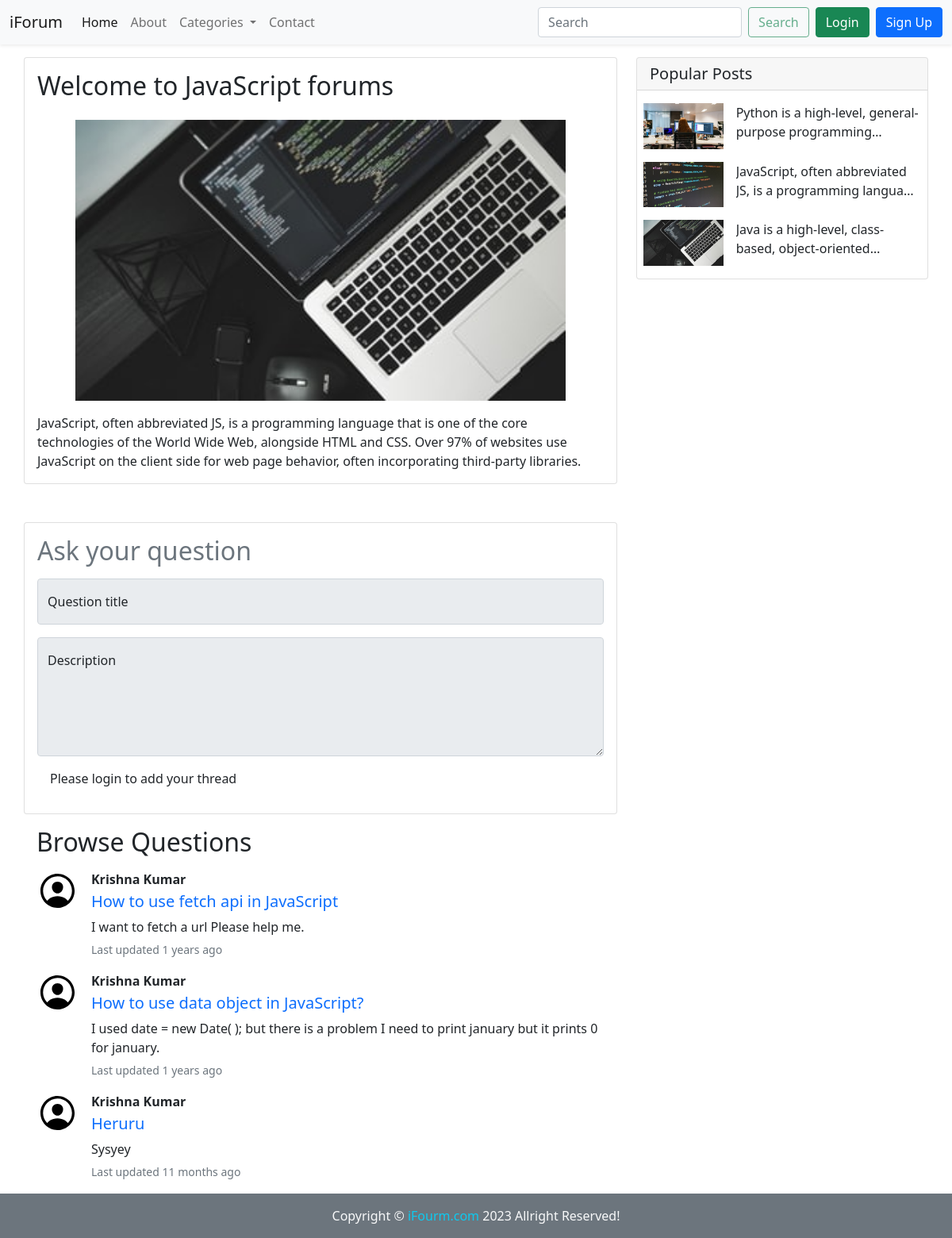
The page /threadlist.php?catid=javascript on the database its author committed.
### tables this page shows
CREATE TABLE `categories` (
  `sno` int(11) NOT NULL,
  `category_id` varchar(255) NOT NULL,
  `category_name` varchar(255) NOT NULL,
  `category_description` text NOT NULL,
  `category_created` datetime NOT NULL DEFAULT current_timestamp()
);

CREATE TABLE `threads` (
  `thread_id` int(11) NOT NULL,
  `thread_title` varchar(255) NOT NULL,
  `thread_desc` text NOT NULL,
  `thread_cat_id` varchar(255) NOT NULL,
  `thread_user_id` varchar(255) NOT NULL,
  `date` datetime NOT NULL DEFAULT current_timestamp()
);

CREATE TABLE `myusers` (
  `sno` int(11) NOT NULL,
  `first_name` varchar(16) NOT NULL,
  `last_name` varchar(16) NOT NULL,
  `email` varchar(55) NOT NULL,
  `password` varchar(255) NOT NULL,
  `date` datetime NOT NULL DEFAULT current_timestamp()
);

### threadlist.php (the view, shortened to what this page needs)
<!DOCTYPE html>
<html lang="en">
<head>
    <link href="https://cdn.jsdelivr.net/npm/bootstrap@5.1.3/dist/css/bootstrap.min.css" rel="stylesheet">
</head>
<body>
    <?php include "partials/_header.php" ?>
    <div class="container">
        <div class="row my-3">
            <div id="main" class="col-lg-8 ps-lg-0 mb-3 mb-lg-0">
                <?php
                $page_not_found = true;
                ?>
                <div class="card">
                    <div class="card-body">
                        <?php
                        if (isset($_GET["catid"])) {
                            $categoryId = $_GET["catid"];
                            if ($conn) {
                                $singleSql = "SELECT * FROM `categories` WHERE `category_id` = '$categoryId'";
                                $singleResult = mysqli_query($conn, $singleSql);
                                if ($singleResult) {
                                    $num = mysqli_num_rows($singleResult);
                                    if ($num === 1) {
                                        $page_not_found = false;
                                        $row = mysqli_fetch_assoc($singleResult);
                                        echo '<h2 class="card-title">Welcome to ' . $row["category_name"] . ' forums</h2>
                                        <img src="img/category/' . strtolower($row["category_name"]) . '.jpg" class="card-img-top px-md-5 my-3 " alt="...">
                                        <p class="card-text">' . $row["category_description"] . '</p>';
                                    } else {
                                        $page_not_found = true;
                                        echo "Page not found";
                                    }
                                }
                            }
                        }
                        ?>
                    </div>
                </div>
                <?php
                if(!$page_not_found){
                echo '<div class="card mt-5">
                        <div class="card-body">';
                    if(isset($_SESSION["logedin"]) && $_SESSION["logedin"] === true){
                        echo '<h2 class="cark-title mb-3">Ask your question</h2>';
                        echo '
                        <form method="POST">
                            <div class="form-floating mb-3">
                                <input type="text" class="form-control" name="threadTitle" id="threadTitle" placeholder="Question title">
                                <label for="threadTitle">Question title</label>
                            </div>
                            <div class="form-floating mb-3">
                                <textarea class="form-control" placeholder="Leave a comment here" name="threadDesc" id="threadDesc" style="height: 150px;"></textarea>
                                <label for="threadDesc">Description</label>
                            </div>
                            <input type="hidden" name="threadCatId" value="'.$_GET["catid"].'"></input>
                            <button type="submit" class="btn btn-primary">Submit</button>
                        </form>';
                    }
                    else{
                        echo '<h2 class="cark-title mb-3 text-muted">Ask your question</h2>';
                        echo '
                        <fieldset disabled>
                            <form>
                                <div class="form-floating mb-3">
                                    <input type="text" class="form-control" name="threadTitle" id="threadTitle" placeholder="Question title">
                                    <label for="threadTitle">Question title</label>
                                </div>
                                <div class="form-floating mb-3">
                                    <textarea class="form-control" placeholder="Leave a comment here" name="threadDesc" id="threadDesc" style="height: 150px;"></textarea>
                                    <label for="threadDesc">Description</label>
                                </div>
                            <p class="px-3">Please login to add your thread</p>
                            </form>
                        </fieldset>';
                    }
                echo '</div>
                </div>';
                }
                ?>
                <?php
                if (!$page_not_found) {
                    echo
                    '<div class="px-3">
                        <h2 class="mt-3">Browse Questions</h2>
                        <div class="thread_comments">
                            <style>.thread_comments .mb-3:last-child {margin-bottom: 0 !important;}</style>';
                        if ($conn) {
                            $threadSql = "SELECT * FROM `threads` WHERE `thread_cat_id` = '$categoryId'";
                            $threadResult = mysqli_query($conn, $threadSql);
                            if ($threadResult) {
                                if (mysqli_num_rows($threadResult) >= 1) {
                                    while ($row = mysqli_fetch_assoc($threadResult)) {
                                        $start_date = new DateTime($row["date"]);
                                        $since_start = $start_date->diff(new DateTime(date("Y-m-d H:i:s")));
                                        $when_posted = "";
                                        $commentTime = strtotime($row["date"]);
                                        $currnetTime = strtotime(date("Y-m-d H:i:s"));
                                        $diffInSeconds = $currnetTime - $commentTime;
                                        if($diffInSeconds < 60){
                                            $when_posted = "Last updated " . $since_start->s.' seconds ago';
                                        }
                                        else if ($diffInSeconds < 3600){
                                            $when_posted = "Last updated " . $since_start->i.' minutes ago';
                                        }
                                        else if($diffInSeconds < 86400){
                                            $when_posted = "Last updated " . $since_start->h.' hours ago';
                                        }
                                        else if ($diffInSeconds < 2592000){
                                            $when_posted = "Last updated " . $since_start->d.' days ago';
                                        }
                                        else if($diffInSeconds < 31104000){
                                            $when_posted = "Last updated " . $since_start->m.' months ago';
                                        }
                                        else{
                                            $when_posted = "Last updated " . $since_start->y.' years ago';
                                        }
                                        $user_name = "";
                                        if($conn){
                                            $thread_user_id = $row["thread_user_id"];
                                            $userSql = "SELECT first_name, last_name FROM `myusers` WHERE `email` LIKE '$thread_user_id'";
                                            $userResult = mysqli_query($conn, $userSql);
                                            if($userResult){
                                                if(($user_name_row = mysqli_fetch_assoc($userResult)) > 0){
                                                    $user_name = $user_name_row["first_name"] . " " . $user_name_row["last_name"];
                                                }
                                            }
                                        }
                                        echo
                                        '<div class="d-flex mb-3">
                                            <div class="flex-shrink-0">
                                                <img src="img/user.svg" alt="..." title="'.$user_name.'" width="53px">
                                            </div>
                                            <div class="flex-grow-1 ms-3 overflow-auto">
                                                <p class="mb-1"><strong>'.$user_name.'</strong></p>
                                                <h5 class="card-title"><a class="text-decoration-none" href="/forum/threads.php?'.'thread='. htmlspecialchars($row['thread_id']) .'">' . $row["thread_title"] . '</a></h5>
                                                <p class="card-text mb-1">' . htmlspecialchars($row["thread_desc"]) . '</p>
                                                <p class="card-text"><small class="text-muted">'.$when_posted.'</small></p>
                                            </div>
                                        </div>';
                                    }
                                } else {
                                    echo '
                                    <p class="fs-3 mb-1 mt-3 text-muted">No threads found</p>
                                    Be the first person to comment here';
                                }
                            }
                        }
                        echo
                        '</div>
                    </div>';
                }
                ?>
            </div>
            <div id="main" class="col-lg-4 pe-lg-0">
                <?php include "partials/_sidebar.php" ?>
            </div>
        </div>
    </div>
    <?php include "partials/_footer.php" ?>
</body>
</html>

### threadlist.php (style rules this page uses)
.thread_comments .mb-3:last-child { margin-bottom: 0 !important; }

### rows shown on the page
categories: category_name "JavaScript", category_description "JavaScript, often abbreviated JS, is a programming language that is one of the core technologies of the World Wide Web, alongside HTML and CSS. Over 97% of websites use JavaScript on the client side for web page behavior, often incorporating third-party libraries."
threads: myusers.first_name+last_name "Krishna Kumar", thread_title "How to use fetch api in JavaScript", thread_desc "I want to fetch a url Please help me.", date "Last updated 1 years ago"
threads: myusers.first_name+last_name "Krishna Kumar", thread_title "How to use data object in JavaScript?", thread_desc "I used date = new Date( ); but there is a problem I need to print january but it prints 0 for january.", date "Last updated 1 years ago"
threads: myusers.first_name+last_name "Krishna Kumar", thread_title "Heruru", thread_desc "Sysyey", date "Last updated 11 months ago"
